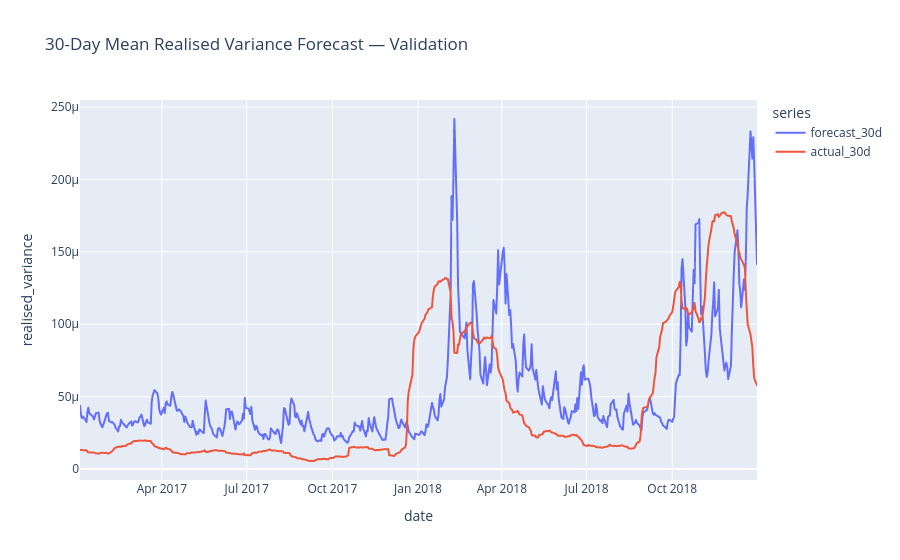

Notebook code cell kept with this figure:
### Code cell
plot_data = validation_results[
    ["date", "forecast_30d", "actual_30d"]
].melt(
    id_vars="date",
    var_name="series",
    value_name="realised_variance"
)

fig = px.line(
    plot_data,
    x="date",
    y="realised_variance",
    color="series",
    title="30-Day Mean Realised Variance Forecast — Validation"
)

fig.show()

### Figure 1 — Plotly figure (JSON) as saved in the notebook; plotly's stock layout.template omitted (floating-point values rounded to 4 significant figures; data arrays with more than 128 entries replaced by an {"elided": "..."} marker saying what was removed)
{"data": [{"hovertemplate": "series=forecast_30d<br>date=%{x}<br>realised_variance=%{y}<extra></extra>", "legendgroup": "forecast_30d", "line": {"color": "#636efa", "dash": "solid"}, "marker": {"symbol": "circle"}, "mode": "lines", "name": "forecast_30d", "showlegend": true, "type": "scattergl", "x": {"elided": "502 str values"}, "xaxis": "x", "y": {"elided": "502 float values"}, "yaxis": "y"}, {"hovertemplate": "series=actual_30d<br>date=%{x}<br>realised_variance=%{y}<extra></extra>", "legendgroup": "actual_30d", "line": {"color": "#EF553B", "dash": "solid"}, "marker": {"symbol": "circle"}, "mode": "lines", "name": "actual_30d", "showlegend": true, "type": "scattergl", "x": {"elided": "502 str values"}, "xaxis": "x", "y": {"elided": "502 float values"}, "yaxis": "y"}], "layout": {"legend": {"title": {"text": "series"}, "tracegroupgap": 0}, "title": {"text": "30-Day Mean Realised Variance Forecast — Validation"}, "xaxis": {"anchor": "y", "domain": [0, 1], "title": {"text": "date"}}, "yaxis": {"anchor": "x", "domain": [0, 1], "title": {"text": "realised_variance"}}}}
